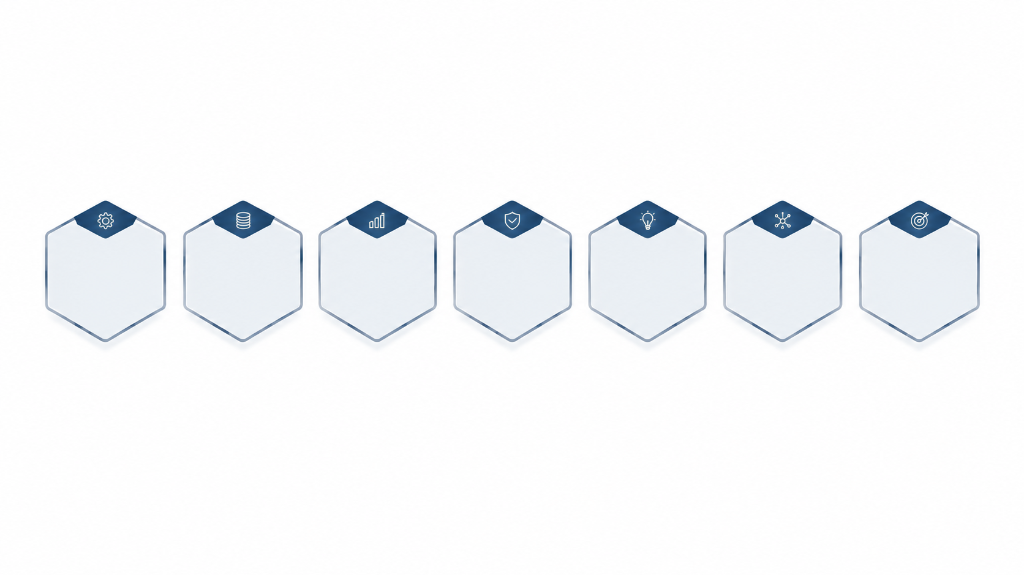
#> input picture presentation/assets/seven_hexagons_template.png, 1024 x 575 px, found by its file name; its folder holds 8 pictures in this run
$ python build_real_slide6_ppt.py
#> lines starting #> are read from the running program, lines starting #| are printed output that depends on the picture
import os
from PIL import Image
import pptx
from pptx import Presentation
from pptx.util import Inches, Pt
from pptx.dml.color import RGBColor
from pptx.enum.text import PP_ALIGN, MSO_ANCHOR
from pptx.enum.shapes import MSO_SHAPE

def find_asset(name):
#> called with name = 'seven_hexagons_template.png'
    script_dir = os.path.dirname(os.path.abspath(__file__))
    candidates = [
        name,
        os.path.join('presentation', 'assets', name),
        os.path.join(script_dir, '..', 'assets', name),
        os.path.join(script_dir, name)
    ]
    for c in candidates:
        if os.path.exists(c):
            return c
    return name

def find_ppt(name):
    script_dir = os.path.dirname(os.path.abspath(__file__))
    candidates = [
        name,
        os.path.join(script_dir, '..', '..', name),
        os.path.join(script_dir, '..', name),
        os.path.join(script_dir, name)
    ]
    for c in candidates:
        if os.path.exists(c):
            return c
    return name

def prepare_clean_hex_background():
    tpl_path = find_asset('seven_hexagons_template.png')
    im = Image.open(tpl_path)
#> im is the input picture: PIL image 1024x575 RGBA; mean R, G, B, A 246.8, 248.2, 249.8, 255
    # Hexagons span X:[40, 985], Y:[195, 355]
    crop_hex = im.crop((40, 195, 985, 355))
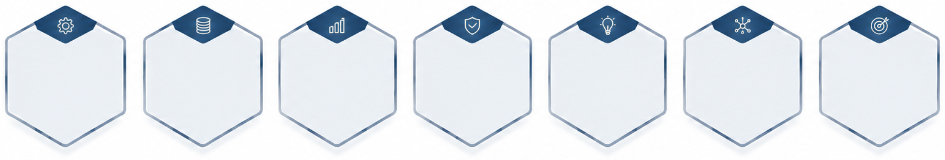
#> crop_hex: PIL image 945x160 RGBA; mean R, G, B, A 225.4, 231.1, 237.1, 255
    out_dir = os.path.dirname(tpl_path)
    out_path = os.path.join(out_dir, 'clean_hex_bg.png')
    crop_hex.save(out_path)
    print(f"Prepared clean_hex_bg at {out_path}")
    return out_path

def build_real_ppt_slide6():
    hex_bg_img = prepare_clean_hex_background()

    HEADER_LINE = RGBColor(70, 130, 180)     # Steel blue
    LINE_GRAY = RGBColor(203, 213, 225)      # #CBD5E1
    NAVY_TITLE = RGBColor(15, 41, 66)        # #0F2942
    TEXT_MUTED = RGBColor(71, 85, 105)       # #475569
    TEXT_BLACK = RGBColor(40, 45, 55)
    BOLD_BLACK = RGBColor(0, 0, 0)
    LINK_BLUE = RGBColor(14, 75, 160)        # Professional navy/hyperlink blue

    # 7 References data matching user's exact order, concise copy, and official hyperlinks
    references_data = [
        {
            "title_l1": "NASA FIRMS",
            "title_l2": "Telemetry",
            "desc": "NRT Thermal Hotspot Ingestion — VIIRS 375m & MODIS 1km active fire feeds.",
            "url": "https://firms.modaps.eosdis.nasa.gov/"
        },
        {
            "title_l1": "Dozier Pyrometry",
            "title_l2": "(1981)",
            "desc": "Sub-Pixel Planck Inversion — Resolves flame temp (Tf > 1100 K) & sub-pixel area (Af).",
            "url": "https://doi.org/10.1016/0034-4257(81)90021-3"
        },
        {
            "title_l1": "ESA WorldCover",
            "title_l2": "10m",
            "desc": "10m Surface Ground Truth — Sentinel-1/2 LULC classifying Built-up (Class 50) vs Cropland.",
            "url": "https://esa-worldcover.org/"
        },
        {
            "title_l1": "GEM & World Bank",
            "title_l2": "GGFR",
            "desc": "2,000+ Facility Registry — Catalog of Indian refineries, petrochemical hubs & flaring stacks.",
            "url": "https://globalenergymonitor.org/"
        },
        {
            "title_l1": "NOAA CAMEO &",
            "title_l2": "NIOSH",
            "desc": "Chemical & HazMat Profiles — Reactivity data, UN placards & toxic thresholds.",
            "url": "https://cameochemicals.noaa.gov/"
        },
        {
            "title_l1": "EPA / Briggs",
            "title_l2": "Plume Rise",
            "desc": "Atmospheric Dispersion — Buoyant plume rise & Pasquill-Gifford Gaussian dispersion.",
            "url": "https://www.epa.gov/scram/air-quality-dispersion-modeling"
        },
        {
            "title_l1": "NDRF & HazMat",
            "title_l2": "ERG",
            "desc": "Tactical Standoff & Routing — Emergency chemical standoff, isolation corridors & automated dispatch.",
            "url": "https://www.phmsa.dot.gov/erg"
        }
    ]

    for ppt_base in ['SIH2026_PyroSat_Submission.pptx', 'SIH2026-IDEA-Presentation-Format.pptx']:
        ppt_path = find_ppt(ppt_base)
        if not os.path.exists(ppt_path):
            continue
        prs = Presentation(ppt_path)
        slide6 = prs.slides[5]

        # 1. Clean all shapes on slide 6 except template header items
        shapes_to_delete = []
        for s in slide6.shapes:
            if s.name in ["Rectangle 8", "Rectangle 9", "Slide Number Placeholder 5", "Footer Placeholder 6", "Oval 9", "Picture 10"]:
                continue
            shapes_to_delete.append(s)

        for s in shapes_to_delete:
            sp = s._element
            sp.getparent().remove(sp)

        # 2. Add Clean Slide Header Title
        tb_title = slide6.shapes.add_textbox(Inches(1.8), Inches(0.12), Inches(8.8), Inches(1.0))
        tf_title = tb_title.text_frame
        tf_title.word_wrap = True
        p_title = tf_title.paragraphs[0]
        p_title.text = "RESEARCH AND REFERENCES"
        p_title.alignment = PP_ALIGN.CENTER
        p_title.font.name = "Times New Roman"
        p_title.font.size = Pt(18)
        p_title.font.bold = True
        p_title.font.color.rgb = BOLD_BLACK

        # Underline under header
        l_top = slide6.shapes.add_shape(MSO_SHAPE.RECTANGLE, Inches(0.28), Inches(1.18), Inches(12.75), Inches(0.02))
        l_top.fill.solid(); l_top.fill.fore_color.rgb = HEADER_LINE; l_top.line.fill.background()

        # -------------------------------------------------------------
        # 3. TOP SECTION: 7 HEXAGONS (Image Background + Hyperlinked Text)
        # -------------------------------------------------------------
        hex_row_left = Inches(0.38)
        hex_row_top = Inches(1.48)
        hex_row_width = Inches(12.56)
        hex_row_height = Inches(2.10)

        # Add the 7 hexagons image as the clean background
        slide6.shapes.add_picture(hex_bg_img, hex_row_left, hex_row_top, width=hex_row_width, height=hex_row_height)

        # Place real, editable text boxes over each hexagon with real hyperlinks
        hex_step = 12.56 / 7.0  # ~1.794 inches per hexagon
        for i, ref in enumerate(references_data):
            h_left = Inches(0.38 + i * hex_step)

            # Editable Text Frame inside hexagon body (below icon)
            tb_body = slide6.shapes.add_textbox(h_left + Inches(0.10), Inches(2.18), Inches(1.58), Inches(1.36))
            tf_body = tb_body.text_frame
            tf_body.word_wrap = True
            tf_body.margin_left = tf_body.margin_right = tf_body.margin_top = tf_body.margin_bottom = 0

            # Title Paragraph with active clickable hyperlink
            p_head = tf_body.paragraphs[0]
            p_head.alignment = PP_ALIGN.CENTER
            p_head.space_after = Pt(3)

            # Line 1 of title
            r1 = p_head.add_run()
            r1.text = ref["title_l1"] + "\n"
            r1.font.name = "Arial"
            r1.font.size = Pt(9.5)
            r1.font.bold = True
            r1.font.underline = True
            r1.font.color.rgb = LINK_BLUE
            r1.hyperlink.address = ref["url"]

            # Line 2 of title
            r2 = p_head.add_run()
            r2.text = ref["title_l2"]
            r2.font.name = "Arial"
            r2.font.size = Pt(9.5)
            r2.font.bold = True
            r2.font.underline = True
            r2.font.color.rgb = LINK_BLUE
            r2.hyperlink.address = ref["url"]

            # Description Paragraph (Regular, non-squished, clean typography)
            p_desc = tf_body.add_paragraph()
            p_desc.text = ref["desc"]
            p_desc.alignment = PP_ALIGN.CENTER
            p_desc.font.name = "Arial"
            p_desc.font.size = Pt(7.5)
            p_desc.font.color.rgb = TEXT_BLACK
            p_desc.space_before = Pt(2)

        # -------------------------------------------------------------
        # 4. MIDDLE DIVIDER & "UI/UX" BADGE
        # -------------------------------------------------------------
        mid_y = Inches(3.72)
        l_mid = slide6.shapes.add_shape(MSO_SHAPE.RECTANGLE, Inches(0.38), mid_y, Inches(11.20), Inches(0.015))
        l_mid.fill.solid(); l_mid.fill.fore_color.rgb = LINE_GRAY; l_mid.line.fill.background()

        # UI/UX text badge on right
        tb_ui = slide6.shapes.add_textbox(Inches(11.75), Inches(3.52), Inches(1.20), Inches(0.35))
        tf_ui = tb_ui.text_frame; tf_ui.margin_left = tf_ui.margin_right = tf_ui.margin_top = tf_ui.margin_bottom = 0
        p_ui = tf_ui.paragraphs[0]
        p_ui.text = "UI/UX"
        p_ui.font.name = "Arial"
        p_ui.font.size = Pt(15)
        p_ui.font.bold = True
        p_ui.font.color.rgb = RGBColor(148, 163, 184)

        # -------------------------------------------------------------
        # 5. BOTTOM SECTION: 3 REAL UI/UX PICTURES & EDITABLE TEXT CAPTIONS
        # -------------------------------------------------------------
        bottom_top = Inches(3.88)
        pic_height = Inches(2.35)
        card_width = Inches(3.96)
        card_gap = Inches(0.34)

        ui_cards = [
            {
                "img": find_asset("cesium_pyrosat_hud_globe.png"),
                "left": Inches(0.38),
                "title": "3D Geospatial HUD (Cesium WebGL)",
                "title_color": RGBColor(2, 132, 199),
                "desc": "Real-time thermal clustering across Indian industrial corridors."
            },
            {
                "img": find_asset("gaussian_plume_hazard_rings.jpg"),
                "left": Inches(0.38 + card_width + card_gap),
                "title": "3D Toxic Plume & Evacuation Rings",
                "title_color": RGBColor(16, 185, 129),
                "desc": "Atmospheric dispersion driven by live Open-Meteo wind vectors."
            },
            {
                "img": find_asset("sanitized_dispatch_modal.png"),
                "left": Inches(0.38 + 2 * (card_width + card_gap)),
                "title": "CAMEO HazMat Dossier & NDRF Dispatch",
                "title_color": RGBColor(217, 119, 6),
                "desc": "Automated Incident Action Plan with SMS/WhatsApp responder routing."
            }
        ]

        for card in ui_cards:
            if os.path.exists(card["img"]):
                slide6.shapes.add_picture(card["img"], card["left"], bottom_top, width=card_width, height=pic_height)

            # Editable Caption Textbox Underneath Picture
            tb_cap = slide6.shapes.add_textbox(card["left"], bottom_top + pic_height + Inches(0.06), card_width, Inches(0.65))
            tf_cap = tb_cap.text_frame
            tf_cap.word_wrap = True
            tf_cap.margin_left = tf_cap.margin_right = tf_cap.margin_top = tf_cap.margin_bottom = 0

            p_t = tf_cap.paragraphs[0]
            p_t.text = card["title"]
            p_t.font.name = "Arial"
            p_t.font.size = Pt(9.5)
            p_t.font.bold = True
            p_t.font.color.rgb = card["title_color"]
            p_t.space_after = Pt(2)

            p_d = tf_cap.add_paragraph()
            p_d.text = card["desc"]
            p_d.font.name = "Arial"
            p_d.font.size = Pt(8)
            p_d.font.color.rgb = TEXT_MUTED

        prs.save(ppt_path)
        print(f"Updated {ppt_path} Slide 6 with live hyperlinks and balanced typography!")

if __name__ == '__main__':
    build_real_ppt_slide6()
#> (the call stopped at in build_real_ppt_slide6, `HEADER_LINE = RGBColor(70, 130, 180)`: pptx is not available in this run)
